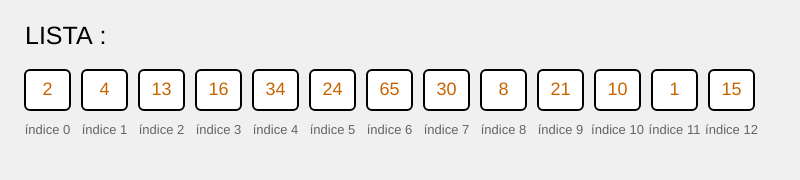
Frame 1 (no input)
Frame 2 (the mouse pressed at the canvas centre, redrawn once): identical to frame 1, image omitted

The p5.js sketch that drew this single still picture (run headless with seeded random() and noise() and a simulated clock; the mouse was pressed at the canvas centre and the sketch redrawn once):

// p5.js sketch
// ── sketch.js
let listaOriginal = [2, 4, 13, 16, 16, 34,null, 24, ,65, 30, 2, 8, null, 21, 10, , 16, 30, 1, null,15];
let datosMemoria = [];

// Recorremos la lista elemento por elemento
for (let i = 0; i < listaOriginal.length; i++) {
  let numero = listaOriginal[i];
  
  // 1. Si NO es null y NO es vacio
  if (numero != null) {
    
    // 2. Si el número AÚN NO está en nuestra lista limpia, lo agregamos
    if (!datosMemoria.includes(numero)) {
      datosMemoria.push(numero);
    }
    
  }
}
function setup() {
  createCanvas(800, 180);
  background(240);
  noLoop();
}

function draw() {
  background(240);
  
  fill(0);
  textSize(25);
  textAlign(LEFT, TOP);
  text("LISTA : ", 25, 25);
  
  let ejeX = 25;
  let ejeY = 70;
  let Ancho = 45;
  let Altura = 40;
  let Espacio = 12;
  
  for (let i = 0; i < datosMemoria.length; i++) {
    let posX = ejeX + i * (Ancho + Espacio);
    
    stroke(0);
    strokeWeight(2);
    fill(255);
    rect(posX, ejeY, Ancho, Altura, 5);
    
    noStroke();
    fill(200, 100, 0);
    textSize(18);
    textAlign(CENTER, CENTER);
    text(datosMemoria[i], posX + Ancho / 2, ejeY + Altura / 2);
    
    fill(100);
    textSize(13);
    text("índice " + i, posX + Ancho / 2, ejeY + Altura + 20);
  }
}
